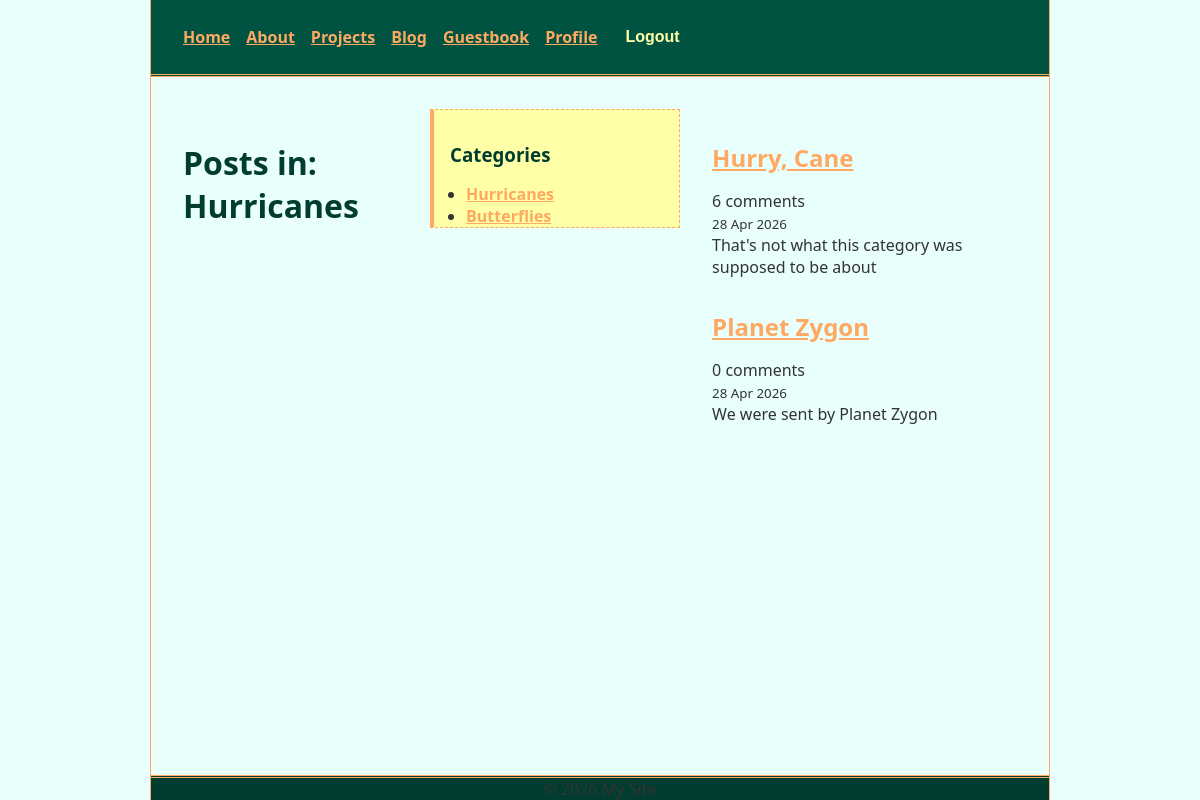
Screenshot of /blog/category/hurricanes/ (signed in) with the database file from the repository.
### blog/models.py (models this page shows, shortened)
class Category(models.Model):
    name = models.CharField(max_length=100)
    slug = models.SlugField(unique=True)

class Post(models.Model):
    title    = models.CharField(max_length=200)
    slug     = models.SlugField(unique=True)
    body     = models.TextField()
    pub_date = models.DateTimeField(auto_now_add=True)
    category = models.ForeignKey(Category, on_delete=models.SET_NULL, null=True, blank=True, related_name="posts")
    view_count = models.PositiveIntegerField(default=0)
    class Meta:
        ordering = ["-pub_date"]   # newest first

### blog/views.py (the view)
# urls.py: path("category/<slug:slug>/", views.category_posts, name="category-posts"),
def category_posts(request, slug):
    category = get_object_or_404(Category, slug=slug)
    posts = (Post.objects.filter(category=category)
                    .annotate(comment_count=Count("comments")))
    return render(request, "blog/post-list.html", {
        "posts": posts,
        "categories": Category.objects.all(),
        "active_category": category,
    })

### blog/templates/blog/post-list.html (shortened to what this page needs)
{% extends "pages/base.html" %}
{% block content %}
<h1>
    {% if active_category %}Posts in: {{ active_category.name }}
    {% else %}All Posts{% endif %}
</h1>
<aside>
    <h3>Categories</h3>
    <ul>
        {% for cat in categories %}
        <li><a href="{% url 'blog:category-posts' cat.slug %}">{{ cat.name }}</a></li>
        {% endfor %}
    </ul>
</aside>
<section>
    {% for post in posts %}
    <article>
        <h2><a href="{% url 'blog:post-detail' post.slug %}">{{ post.title }}</a></h2>
        <p>{{ post.comment_count }} comment{{ post.comment_count|pluralize }}</p>
        <small>{{ post.pub_date|date:"d M Y" }}</small>
        <p>{{ post.body|truncatewords:30 }}</p>
    </article>
    {% empty %}
    <p>No posts yet.</p>
    {% endfor %}
</section>
{% endblock %}

### pages/static/pages/style.css (style rules this page uses)
*, *::before, *::after { box-sizing: border-box; margin: 0; padding: 0; }
:root { --primary-color: #ffa861; --dark-orange: #713300; --dark-color: #003d30; --text-color: #333; --bg-color: #e8fffc; --bg-color-header: #005341; --bg-color-footer: #003d30; --text-color-inverted: #c3f0e6; --bg-color-light: #feffa6; --font-main: 'Segoe UI', system-ui, sans-serif; --spacing-md: 1rem; --spacing-lg: 2rem; }
body { max-width: 900px; min-height: 100vh; margin: 0 auto; color: var(--text-color); background-color: var(--bg-color); font-family: var(--font-main); font-size: 16px; border-left: 1px solid var(--primary-color); border-right: 1px solid var(--primary-color); }
h1, h2, h3 { color: var(--dark-color); margin-bottom: var(--spacing-md); margin-top: var(--spacing-lg); }
a { color: var(--primary-color); font-weight: 700; }
article { margin-right: 2rem; }
aside { border: 1px dashed var(--primary-color); border-left: 4px solid var(--primary-color); padding-left: 1rem; background-color: var(--bg-color-light); }
ul { margin-left: 1rem; }
body { display: flex; flex-direction: column; justify-content: flex-start; }
article { flex: 1; }
aside { flex: 0 0 250px; }

### rows the page displays
Category: name "Hurricanes"
Category: name "Butterflies"
Post: title "Hurry, Cane", comment_count "6", pub_date "28 Apr 2026", body "That's not what this category was supposed to be about"
Post: title "Planet Zygon", comment_count "0", pub_date "28 Apr 2026", body "We were sent by Planet Zygon"
